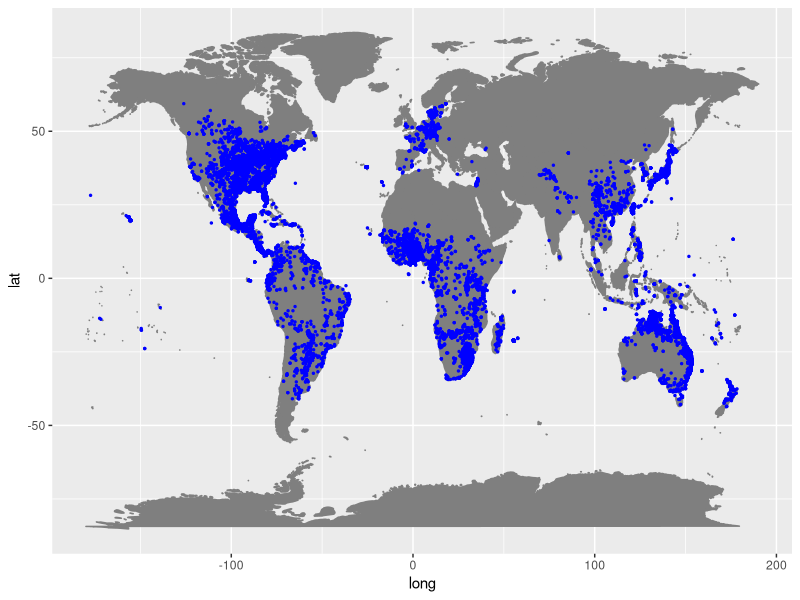
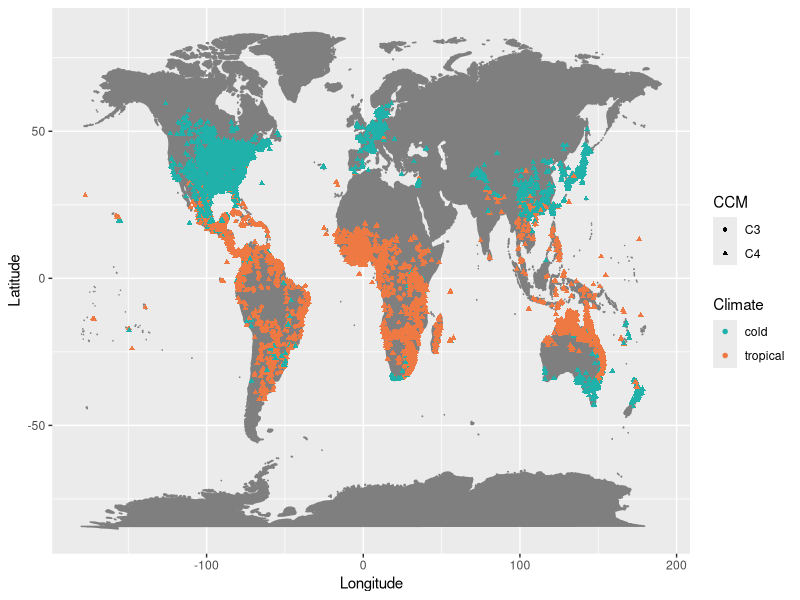

Here is the R script that generated these plots, in order:
########## rewrite of the distribution figure used in grant###########

################ Creation of global distribtion (from GBIF database) of C3 and C4 plant species used in project)#############
#load necessary packages
library(ggplot2)
library(dplyr)
library(maps)
#read in collated database with co-ordinates
coord<-read.csv("Data/SppCoord.csv")

#remove na values
coord<-na.omit(coord)


#read in RWorldmap
WorldData<-map_data('world')


# #p<-p+geom_map(data=WorldData,map=WorldData,
#               aes(x=long,y=lat,group=group,map_id=region),
#               fill="white",colour="#7f7f7f",size=0.5)



#p<-ggplot()
#p<-p+geom_map(data=WorldData,map=WorldData,)

############# rewrite
mp<-NULL
mapWorld<-borders("world",colour="gray50",fill="gray50") #create a layer of borders
mp<-ggplot()+mapWorld
##layer spp co-ordinates ontop
mp1<-mp+geom_point(data=coord,aes(x=decimalLongitude,y=decimalLatitude), color="blue",size=0.5)              
mp1
mp<-ggplot()+mapWorld


#rename x axis
mp<-mp+labs(x="Longitude")
#rename y axis
mp<-mp+labs(y="Latitude")
mycolours<-c("lightseagreen","sienna2")
mp3<-mp+geom_point(data=coord,aes(x=decimalLongitude,y=decimalLatitude,colour=Climatic.type,shape=C3.C4),size=1.2)+scale_colour_manual(values=mycolours)
#rename CCM legend
mp3<-mp3+labs(shape="CCM")
#rename climate legend
mp3<-mp3+labs(colour="Climate")
mp3